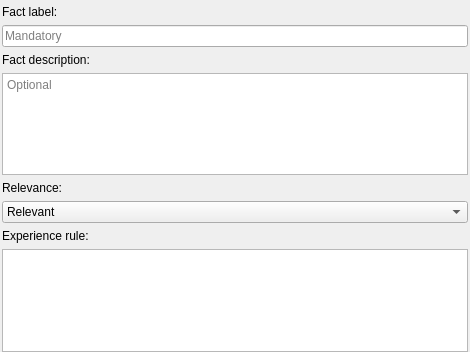
<?xml version="1.0" encoding="UTF-8"?>
<ui version="4.0">
 <class>FactEditForm</class>
 <widget class="QWidget" name="FactEditForm">
  <property name="geometry">
   <rect>
    <x>0</x>
    <y>0</y>
    <width>470</width>
    <height>352</height>
   </rect>
  </property>
  <property name="windowTitle">
   <string>Form</string>
  </property>
  <layout class="QFormLayout" name="formLayout_2">
   <property name="rowWrapPolicy">
    <enum>QFormLayout::WrapAllRows</enum>
   </property>
   <property name="leftMargin">
    <number>2</number>
   </property>
   <property name="topMargin">
    <number>5</number>
   </property>
   <property name="rightMargin">
    <number>2</number>
   </property>
   <property name="bottomMargin">
    <number>0</number>
   </property>
   <item row="0" column="0">
    <widget class="QLabel" name="hecho_label">
     <property name="text">
      <string>Fact label:</string>
     </property>
    </widget>
   </item>
   <item row="0" column="1">
    <widget class="QLineEdit" name="fact_label_line_edit">
     <property name="whatsThis">
      <string/>
     </property>
     <property name="maxLength">
      <number>50</number>
     </property>
     <property name="placeholderText">
      <string>Mandatory</string>
     </property>
    </widget>
   </item>
   <item row="3" column="0">
    <widget class="QLabel" name="relevancia_label">
     <property name="text">
      <string>Relevance:</string>
     </property>
    </widget>
   </item>
   <item row="3" column="1">
    <widget class="QComboBox" name="relevance_combo_box">
     <property name="currentIndex">
      <number>1</number>
     </property>
     <item>
      <property name="text">
       <string>Irrelevant</string>
      </property>
     </item>
     <item>
      <property name="text">
       <string>Relevant</string>
      </property>
     </item>
    </widget>
   </item>
   <item row="1" column="0">
    <widget class="QLabel" name="fact_desc_label">
     <property name="text">
      <string>Fact description:</string>
     </property>
    </widget>
   </item>
   <item row="2" column="0" colspan="2">
    <widget class="QPlainTextEdit" name="fact_desc_text_edit">
     <property name="whatsThis">
      <string/>
     </property>
     <property name="placeholderText">
      <string>Optional</string>
     </property>
    </widget>
   </item>
   <item row="4" column="0">
    <widget class="QLabel" name="rule_label">
     <property name="text">
      <string>Experience rule:</string>
     </property>
    </widget>
   </item>
   <item row="5" column="0" colspan="2">
    <widget class="QPlainTextEdit" name="rule_text_edit">
     <property name="readOnly">
      <bool>true</bool>
     </property>
    </widget>
   </item>
  </layout>
 </widget>
 <resources/>
 <connections/>
</ui>
